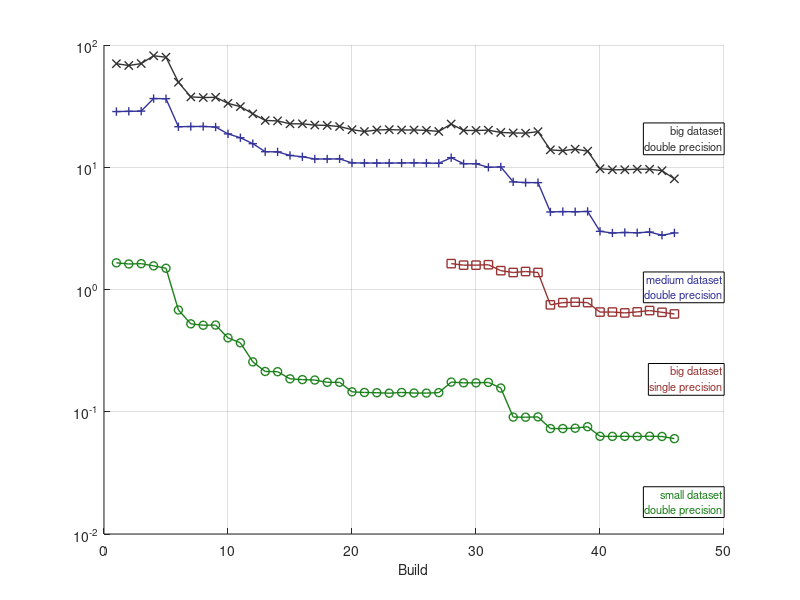

MATLAB code for this plot: (Note: this script raises an error after producing the figure.)
% big (double)
big_double = [ 1, 70.3025;  2, 67.9765;  3, 70.4614;  4, 81.6363;  5, 79.4649;  6, 49.6179;  7, 37.6226;  8, 37.158;  9, 37.3584;  10, 33.3263;  11, 31.3295;  12, 27.3688;  13, 24.1414;  14, 23.9446;  15, 22.6639;  16, 22.6685;  17, 22.1154;  18, 21.9922;  19, 21.5329;  20, 20.2943;  21, 19.6136;  22, 20.17;  23, 20.3147;  24, 20.1781;  25, 20.1839;  26, 20.033;  27, 19.6311;  28, 22.5761;  29, 19.9999;  30, 19.9999;  31, 20.1035;  32, 19.2596;  33, 19.0797;  34, 19.0101;  35, 19.5445;  36, 13.8786;  37, 13.65;  38, 14.0582;  39, 13.5468;  40, 9.73;  41, 9.5353;  42, 9.55054;  43, 9.64221;  44, 9.63401;  45, 9.37402;  46, 8.04383;  ];
% medium (double)
medium_double = [ 1, 28.547;  2, 28.6599;  3, 28.7903;  4, 36.4695;  5, 36.37;  6, 21.4582;  7, 21.5336;  8, 21.5548;  9, 21.3381;  10, 18.7441;  11, 17.4305;  12, 15.5925;  13, 13.4082;  14, 13.3569;  15, 12.4912;  16, 12.185;  17, 11.691;  18, 11.6836;  19, 11.7065;  20, 10.8529;  21, 10.834;  22, 10.8179;  23, 10.8238;  24, 10.8428;  25, 10.8641;  26, 10.8206;  27, 10.7743;  28, 11.9791;  29, 10.6851;  30, 10.6851;  31, 9.99088;  32, 10.0652;  33, 7.59138;  34, 7.4925;  35, 7.48365;  36, 4.3084;  37, 4.33702;  38, 4.32537;  39, 4.34893;  40, 2.99153;  41, 2.89936;  42, 2.92713;  43, 2.91198;  44, 2.95154;  45, 2.77879;  46, 2.90328;  ];
% small (double)
small_double = [ 1, 1.65277;  2, 1.61695;  3, 1.62712;  4, 1.56168;  5, 1.49209;  6, 0.679952;  7, 0.523713;  8, 0.510103;  9, 0.511743;  10, 0.402241;  11, 0.366437;  12, 0.255922;  13, 0.213484;  14, 0.212676;  15, 0.185886;  16, 0.183209;  17, 0.181733;  18, 0.174183;  19, 0.174096;  20, 0.145521;  21, 0.143772;  22, 0.143097;  23, 0.141848;  24, 0.143763;  25, 0.142276;  26, 0.142146;  27, 0.143323;  28, 0.174929;  29, 0.172377;  30, 0.172377;  31, 0.173749;  32, 0.156319;  33, 0.0904511;  34, 0.0902111;  35, 0.0907731;  36, 0.0728363;  37, 0.0728671;  38, 0.073352;  39, 0.0754771;  40, 0.0629726;  41, 0.0628858;  42, 0.0629267;  43, 0.0627402;  44, 0.0630438;  45, 0.0627779;  46, 0.060273;  ];
% big (float)
big_float = [ 28, 1.628;  29, 1.58227;  30, 1.58227;  31, 1.59465;  32, 1.42581;  33, 1.37727;  34, 1.40316;  35, 1.37728;  36, 0.749134;  37, 0.780621;  38, 0.787118;  39, 0.781481;  40, 0.653632;  41, 0.654422;  42, 0.643278;  43, 0.655969;  44, 0.672592;  45, 0.65094;  46, 0.631008;  ];

fontsize = 10;
figure;
hold on; grid on;

p = semilogy(big_double(:,1), big_double(:,2), '-x', 'LineWidth',1);
set(p(1),'color',[0.2 0.2 0.2])
t=text(49.9,13,{'big dataset','double precision'},'VerticalAlignment','bottom','HorizontalAlignment','right', 'fontsize', fontsize-2, 'BackgroundColor',[1 1 1],'EdgeColor',[0 0 0],'Margin',1);
set(t(1),'color',[0.2 0.2 0.2])
t=text(49.9,0.8,{'medium dataset','double precision'},'VerticalAlignment','bottom','HorizontalAlignment','right', 'fontsize', fontsize-2, 'BackgroundColor',[1 1 1],'EdgeColor',[0 0 0],'Margin',1);
set(t(1),'color',[0.2 0.2 0.6])
p = semilogy(medium_double(:,1), medium_double(:,2), '-+', 'LineWidth',1);
set(p(1),'color',[0.2 0.2 0.6])
p = semilogy(small_double(:,1), small_double(:,2), '-o', 'LineWidth',1);
set(p(1),'color',[0.1 0.5 0.1])
t=text(49.9,0.014,{'small dataset','double precision'},'VerticalAlignment','bottom','HorizontalAlignment','right', 'fontsize', fontsize-2, 'BackgroundColor',[1 1 1],'EdgeColor',[0 0 0],'Margin',1);
set(t(1),'color',[0.1 0.5 0.1])
p = semilogy(big_float(:,1), big_float(:,2), '-s', 'LineWidth',1);
set(p(1),'color',[0.6 0.2 0.2])
t=text(49.9,0.14,{'big dataset','single precision'},'VerticalAlignment','bottom','HorizontalAlignment','right', 'fontsize', fontsize-2, 'BackgroundColor',[1 1 1],'EdgeColor',[0 0 0],'Margin',1);
set(t(1),'color',[0.6 0.2 0.2])
set(gca,'YScale','log')
xlabel('Build', 'fontsize', fontsize)
y = ylabel('Runtime [seconds]', 'fontsize', fontsize, 'rot', 0);
set(y, 'position', [4.6,108,0]);
set(gca, 'YTickLabel', [0.01;0.1;1;10;100]);
daspect([1 6 1])
set(gca,'GridLineStyle','-')
saveas(gcf,'runtime_plot', 'pdf');
